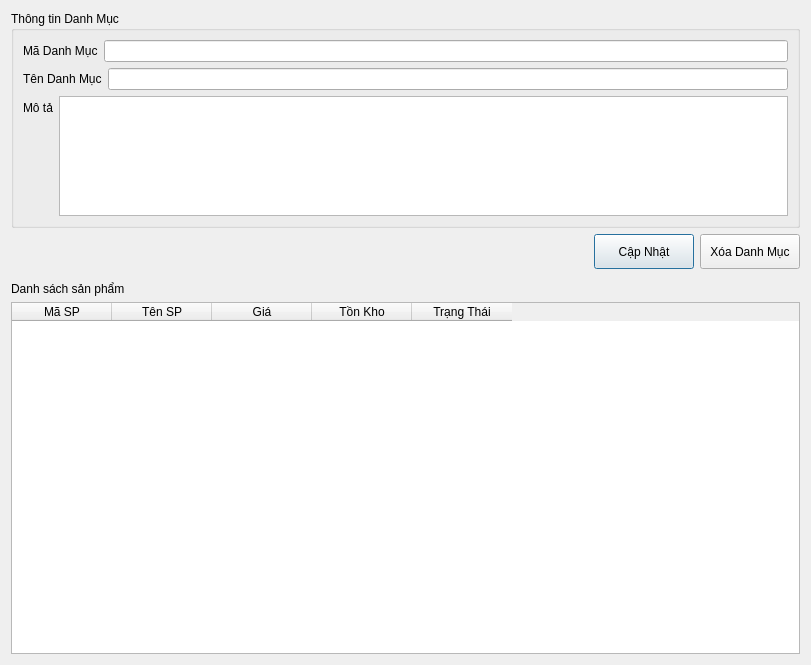
<?xml version='1.0' encoding='utf-8'?>
<ui version="4.0">
 <class>CategoryDetail</class>
 <widget class="QDialog" name="hopThoaiDanhMucChiTiet">
  <property name="geometry">
   <rect>
    <x>0</x>
    <y>0</y>
    <width>811</width>
    <height>665</height>
   </rect>
  </property>
  <property name="windowTitle">
   <string>Category Detail</string>
  </property>
  <layout class="QVBoxLayout" name="verticalLayout_3" stretch="4,2,1,56">
   <item>
    <widget class="QGroupBox" name="nhomMacDinh">
     <property name="title">
      <string>Thông tin Danh Mục</string>
     </property>
     <layout class="QVBoxLayout" name="verticalLayout_2" stretch="0,0,0">
      <item>
       <layout class="QFormLayout" name="formLayout_4">
        <item row="0" column="0">
         <widget class="QLabel" name="labelID">
          <property name="text">
           <string>Mã Danh Mục</string>
          </property>
         </widget>
        </item>
        <item row="0" column="1">
         <widget class="QLineEdit" name="txtDanhMucMa">
          <property name="readOnly">
           <bool>true</bool>
          </property>
         </widget>
        </item>
       </layout>
      </item>
      <item>
       <layout class="QFormLayout" name="formLayout_3">
        <item row="0" column="0">
         <widget class="QLabel" name="labelName">
          <property name="text">
           <string>Tên Danh Mục</string>
          </property>
         </widget>
        </item>
        <item row="0" column="1">
         <widget class="QLineEdit" name="txtDanhMucTen" />
        </item>
       </layout>
      </item>
      <item>
       <layout class="QFormLayout" name="formLayout">
        <item row="0" column="0">
         <widget class="QLabel" name="labelDescription">
          <property name="text">
           <string>Mô tả</string>
          </property>
         </widget>
        </item>
        <item row="0" column="1">
         <widget class="QTextEdit" name="txtVanBanMoTa">
          <property name="minimumSize">
           <size>
            <width>0</width>
            <height>120</height>
           </size>
          </property>
         </widget>
        </item>
       </layout>
      </item>
     </layout>
    </widget>
   </item>
   <item>
    <layout class="QHBoxLayout" name="buttonLayout">
     <item>
      <spacer name="horizontalSpacer">
       <property name="orientation">
        <enum>Qt::Horizontal</enum>
       </property>
       <property name="sizeHint" stdset="0">
        <size>
         <width>40</width>
         <height>20</height>
        </size>
       </property>
      </spacer>
     </item>
     <item>
      <widget class="QPushButton" name="nutLuu">
       <property name="minimumSize">
        <size>
         <width>100</width>
         <height>35</height>
        </size>
       </property>
       <property name="text">
        <string>Cập Nhật</string>
       </property>
      </widget>
     </item>
     <item>
      <widget class="QPushButton" name="nutHuy">
       <property name="minimumSize">
        <size>
         <width>100</width>
         <height>35</height>
        </size>
       </property>
       <property name="text">
        <string>Xóa Danh Mục</string>
       </property>
      </widget>
     </item>
    </layout>
   </item>
   <item>
    <spacer name="verticalSpacer">
     <property name="orientation">
      <enum>Qt::Vertical</enum>
     </property>
     <property name="sizeHint" stdset="0">
      <size>
       <width>20</width>
       <height>40</height>
      </size>
     </property>
    </spacer>
   </item>
   <item>
    <layout class="QVBoxLayout" name="verticalLayout">
     <item>
      <widget class="QLabel" name="label">
       <property name="text">
        <string>Danh sách sản phẩm</string>
       </property>
      </widget>
     </item>
     <item>
      <widget class="QTableWidget" name="bangMacDinh">
       <column>
        <property name="text">
         <string>Mã SP</string>
        </property>
       </column>
       <column>
        <property name="text">
         <string>Tên SP</string>
        </property>
       </column>
       <column>
        <property name="text">
         <string>Giá</string>
        </property>
       </column>
       <column>
        <property name="text">
         <string>Tồn Kho</string>
        </property>
       </column>
       <column>
        <property name="text">
         <string>Trạng Thái</string>
        </property>
       </column>
      </widget>
     </item>
    </layout>
   </item>
  </layout>
 </widget>
 <resources />
 <connections />
</ui>
